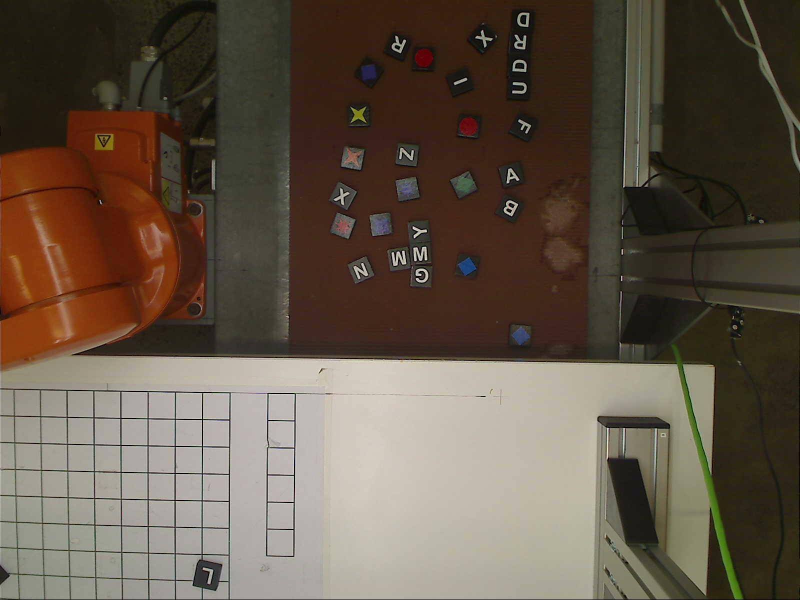
%> input picture Ass Group 1/Conveyor/conveyor_img_09_17_17_33_45.jpg, 1600 x 1200 px (shown at 1/2 size)
$ octave TestConveyor.m   (GNU Octave 9; MATLAB toolbox functions it lacks are replaced by stand-ins)
%> lines starting %> are read from the running program, lines starting %| are printed output that depends on the picture; in (x1, y1, x2, y2) boxes, pixels count from 0 and x2, y2 are one past the last pixel; in counts of white or black regions, pixels touching at a corner belong together; the program's own positions count from 1
### Ass Group 1/Conveyor/TestMask.m
function [BW,maskedRGBImage] = TestMask(RGB)
%createMask  Threshold RGB image using auto-generated code from colorThresholder app.
%  [BW,MASKEDRGBIMAGE] = createMask(RGB) thresholds image RGB using
%  auto-generated code from the colorThresholder app. The colorspace and
%  range for each channel of the colorspace were set within the app. The
%  segmentation mask is returned in BW, and a composite of the mask and
%  original RGB images is returned in maskedRGBImage.

% Auto-generated by colorThresholder app on 18-Sep-2018
%------------------------------------------------------


% Convert RGB image to chosen color space
I = rgb2lab(RGB);

% Define thresholds for channel 1 based on histogram settings
channel1Min = 5.913;
channel1Max = 49.521;

% Define thresholds for channel 2 based on histogram settings
channel2Min = -38.758;
channel2Max = 5.033;

% Define thresholds for channel 3 based on histogram settings
channel3Min = -16.179;
channel3Max = 12.220;

% Create mask based on chosen histogram thresholds
sliderBW = (I(:,:,1) >= channel1Min ) & (I(:,:,1) <= channel1Max) & ...
    (I(:,:,2) >= channel2Min ) & (I(:,:,2) <= channel2Max) & ...
    (I(:,:,3) >= channel3Min ) & (I(:,:,3) <= channel3Max);
BW = sliderBW;

% Initialize output masked image based on input image.
maskedRGBImage = RGB;

% Set background pixels where BW is false to zero.
maskedRGBImage(repmat(~BW,[1 1 3])) = 0;

end

### Ass Group 1/Conveyor/TestConveyor.m
%Block Detection Conveyor
clear all;
close all;
clc;

addpath('D:\2018 Semester 2\MTRN4230\Ass Group 1');
img = imread('conveyor_img_09_17_17_33_45.jpg');
%> img is the input picture: size 1200x1600x3 uint8; mean R, G, B 98.9, 85.7, 72.2

% Get rid of robot and other stuff in conveyor image
robot = img;

robot(:,1:600,:) = 255;
robot(:,1180:1600,:) = 255;
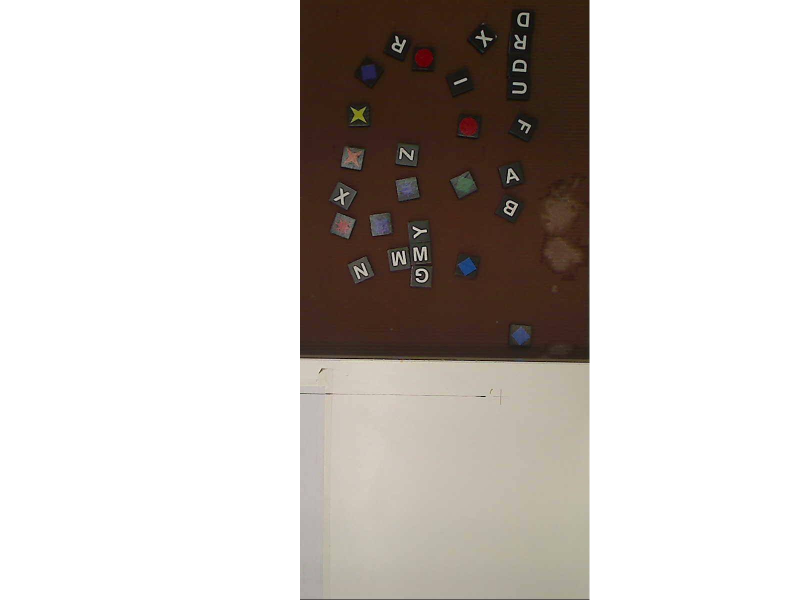
%> robot: size 1200x1600x3 uint8 (shown at 1/2 size); mean R, G, B 203.7, 198, 193.9

for i = 650:1200
    robot(i,:,1) = 255;
    robot(i,:,2) = 255;
    robot(i,:,3) = 255;
end
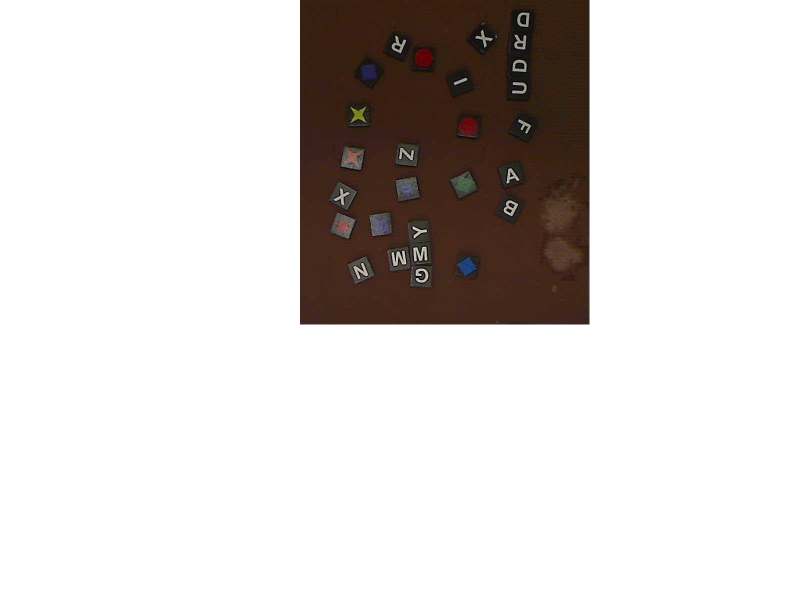
%> robot: size 1200x1600x3 uint8 (shown at 1/2 size); 16.62% of pixels changed, all inside (x1, y1, x2, y2) = (600, 649, 1179, 1200)

BITimg = TestMask(robot);
%> in TestMask, `I = rgb2lab(RGB);`: I: size 1200x1600x3 double; mean of channels 1, 2, 3 83.9, 1.8, 2.3
%> in TestMask, `sliderBW = (I(:,:,1) >= channel1Min ) & (I(:,:,1) <= channel1Max) & (I..`:
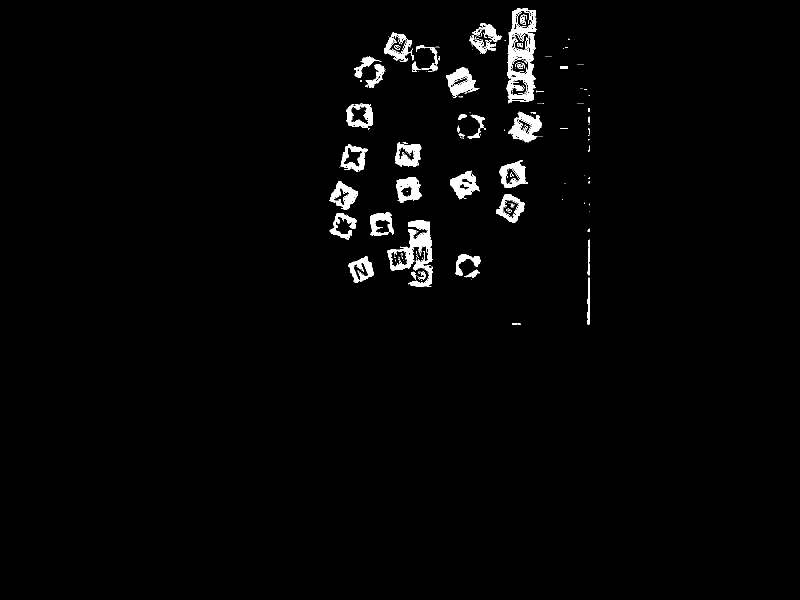
%> sliderBW: size 1200x1600 logical (shown at 1/2 size); 1.9% white; 285 white regions (229 under 20 px), largest, box (x1, y1, x2, y2) and area: (1013, 16, 1073, 207) 5268, (775, 441, 865, 574) 4082, (1016, 223, 1084, 285) 2000
%> in TestMask, `maskedRGBImage(repmat(~BW,[1 1 3])) = 0;`:
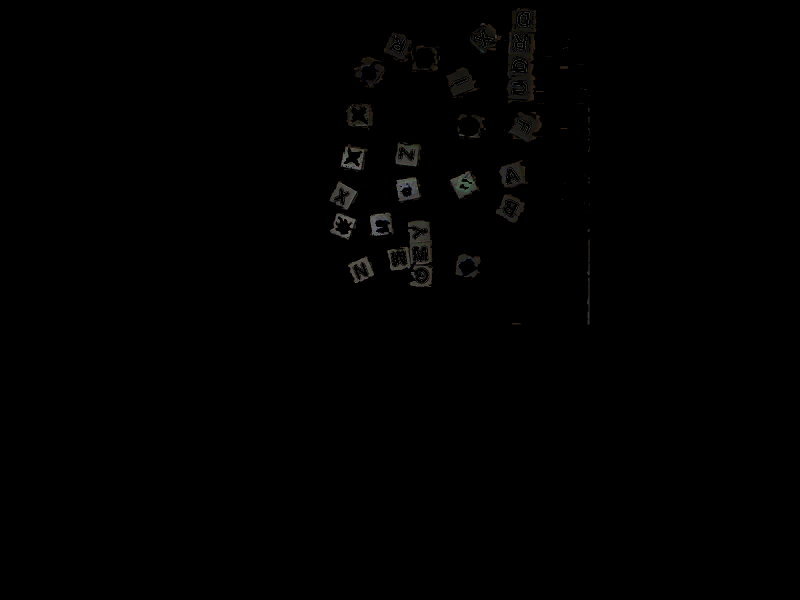
%> maskedRGBImage: size 1200x1600x3 uint8 (shown at 1/2 size); mean R, G, B 0.9, 0.9, 0.8
filterimg = bwareaopen(BITimg, 500);
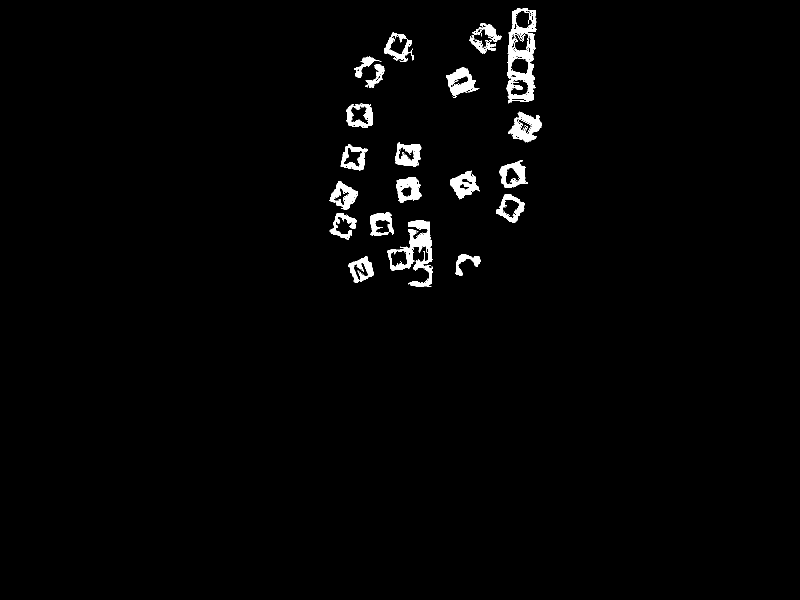
%> filterimg: size 1200x1600 logical (shown at 1/2 size); 1.7% white; 21 white regions, largest, box (x1, y1, x2, y2) and area: (1013, 16, 1073, 207) 5268, (775, 441, 865, 574) 4082, (1016, 223, 1084, 285) 2000
BW = filterimg - bwareaopen(filterimg,2000);
%> BW: size 1200x1600 double; values 0 (black) and 1 (white), 1.1% white; 18 white regions, largest, box (x1, y1, x2, y2) and area: (892, 134, 959, 196) 1844, (900, 341, 959, 399) 1697, (792, 355, 843, 406) 1557
BW = imfill(BW,'holes');
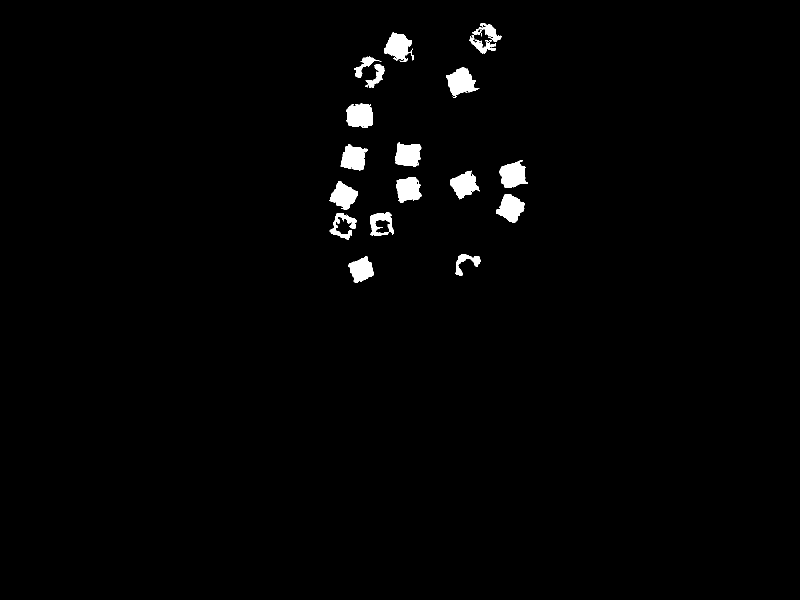
%> BW: size 1200x1600 double (shown at 1/2 size); values 0 (black) and 1 (white), 1.4% white; 18 white regions, largest, box (x1, y1, x2, y2) and area: (892, 134, 959, 196) 2217, (692, 207, 746, 256) 2134, (998, 320, 1056, 375) 2106
BW = imbinarize(BW);
%> BW: size 1200x1600 logical; 1.4% white; 18 white regions
figure(2)
imshow(BW);
regionConv = regionprops(BW, 'Centroid', 'Area', 'BoundingBox');
%> regionConv = 18 regions; largest, box (x1, y1, x2, y2), Area and Centroid: (892, 134, 959, 196) 2217 [922.7 164.8], (692, 207, 746, 256) 2134 [720.6 231.9], (998, 320, 1056, 375) 2106 [1026.5 350.2], (768, 65, 828, 124) 2066 [797.6 94.4], (992, 389, 1050, 446) 2017 [1022.2 417]


figure(1)
imshow(img);
hold on;
for i = 1:length(regionConv)
    rectangle('Position', [regionConv(i).BoundingBox], 'EdgeColor','r', 'LineWidth', 3);
end
%> this loop made 18 passes
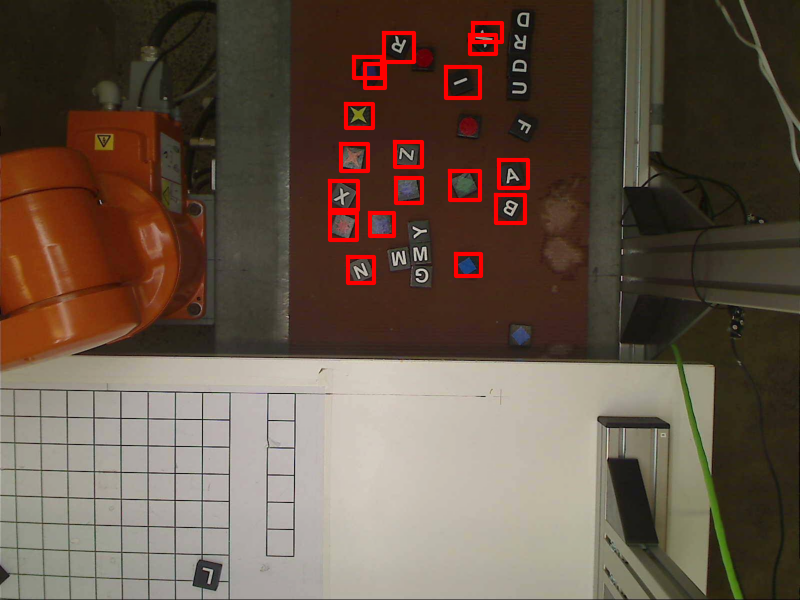
%> figure redrawn from the program's plot data; shown at 1/2 size
